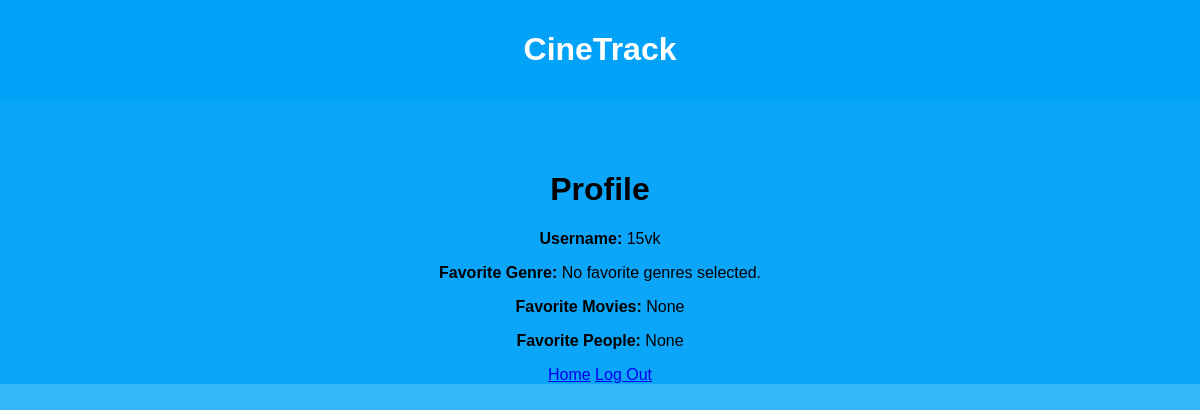
The app's page /profile/1 with its own data.
### MRS15/models.py (models this page shows)
class User(db.Model):
    id = db.Column(db.Integer, primary_key=True)
    username = db.Column(db.String(150), unique=True, nullable=False)
    password = db.Column(db.String(150), nullable=False)
    favorite_genre = db.Column(db.String(150), nullable=True)
    favorite_movies = db.Column(db.String(150), nullable=True)
    favorite_people = db.Column(db.String(150), nullable=True)
    sent_requests = db.relationship('FriendRequest', foreign_keys='FriendRequest.sender_id', backref='sender', lazy='dynamic')
    received_requests = db.relationship('FriendRequest', foreign_keys='FriendRequest.receiver_id', backref='receiver', lazy='dynamic')
    friends = db.relationship('Friendship', primaryjoin='or_(User.id==Friendship.user_id1, User.id==Friendship.user_id2)', lazy='dynamic')

### MRS15/routes.py (the view)
@main.route('/profile/<int:user_id>')
def view_profile(user_id):
    user = User.query.get(user_id)
    if user:
        return render_template('profile.html', user=user)
    else:
        flash('User not found.', 'danger')
        return redirect(url_for('main.community'))

### MRS15/templates/profile.html (shortened to what this page needs)
{% extends "base.html" %}
{% block content %}
    <div class="container" style="text-align: center;">
        <h1>Profile</h1>
        <p><strong>Username:</strong> {{ user.username }}</p>
        <p><strong>Favorite Genre:</strong>
            {% if genre_names %}
                {{ genre_names | join(', ') }}
            {% else %}
                No favorite genres selected.
            {% endif %}
        </p>
        <p><strong>Favorite Movies:</strong> {{ user.favorite_movies }}</p>
        <p><strong>Favorite People:</strong> {{ user.favorite_people }}</p>
        <a href="{{ url_for('main.home') }}">Home</a>
        <a href="{{ url_for('main.logout') }}">Log Out</a>
    </div>
{% endblock %}

### MRS15/static/style.css (style rules this page uses)
body, html { margin: 0; padding: 0; font-family: Arial, sans-serif; background-color: #00a2f9ca; }
body { font-family: Arial, sans-serif; }
.container { margin-top: 50px; }

### records on screen
User: username "15vk", favorite_movies "None", favorite_people "None"
